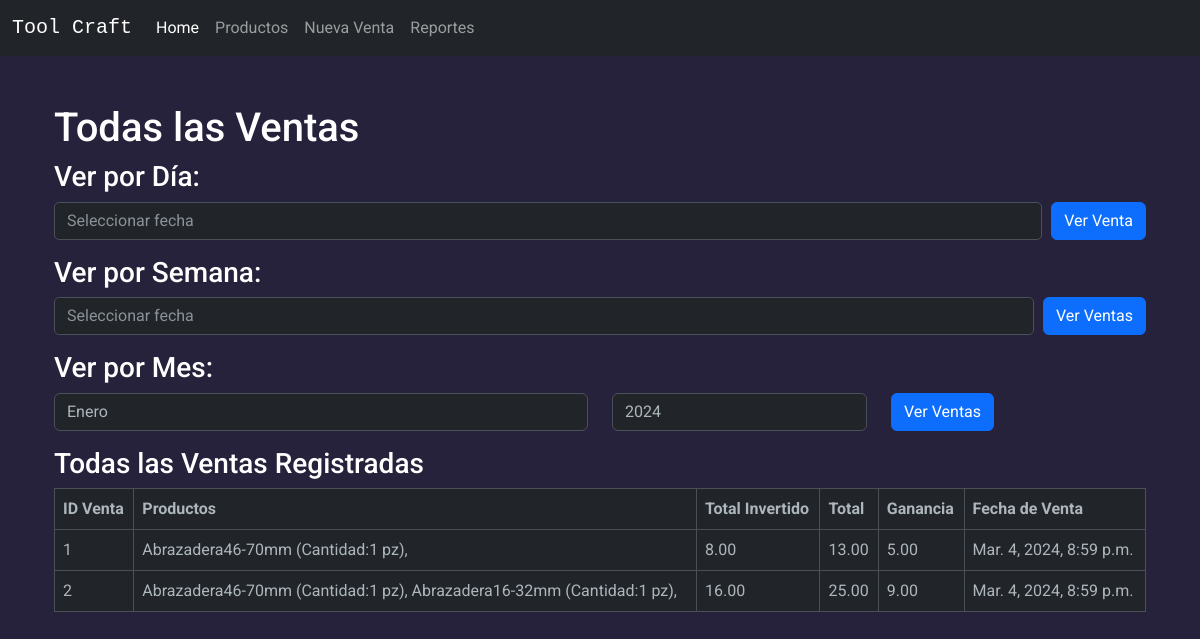
The page /todas-las-ventas/ on the database as committed earlier.
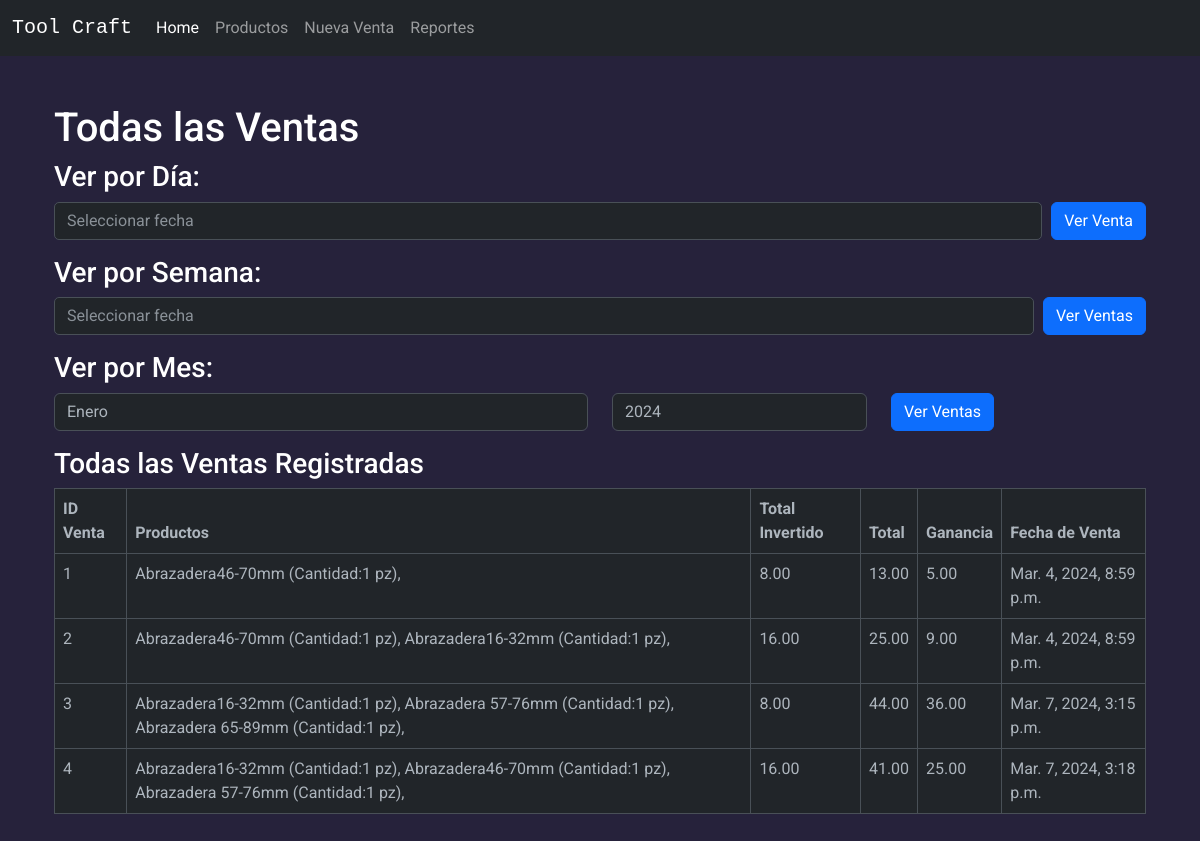
The same page on the database as committed later.
### Venta/models.py (models this page shows, shortened)
class VentaModel(models.Model):
    total = models.DecimalField(max_digits=10, decimal_places=2)
    total_invertido = models.DecimalField(max_digits=10, decimal_places=2, null= True, default=0)
    ganancia=models.DecimalField(max_digits=10,decimal_places=2,null=True, default=0)
    fecha_venta = models.DateTimeField(auto_now_add=True)

class DetalleVenta(models.Model):
    venta = models.ForeignKey(VentaModel, related_name='detalle', on_delete=models.CASCADE)
    producto = models.ForeignKey(Producto, on_delete=models.CASCADE)
    cantidad = models.PositiveIntegerField()
    precio_unitario = models.DecimalField(max_digits=10, decimal_places=2)
    total = models.DecimalField(max_digits=10, decimal_places=2)

### Inventario/models.py (models this page shows, shortened)
class Producto(models.Model):
    nombre = models.CharField(max_length=255, verbose_name='Nombre del Producto')
    medida = models.CharField(max_length=255, verbose_name='Medida (por ejemplo: cm, pulg, kg, oz o litros)', blank=True, null=True,)
    codigo_barras = models.CharField(max_length=255, verbose_name="Codigo de Barra", blank=True, null=True,)
    codigo_producto = models.CharField(blank=True, null=True, max_length=25, verbose_name='Codigo Producto')
    existencia = models.PositiveIntegerField(verbose_name='Existencias Disponible', blank=True, null=True,)
    precio_venta = models.DecimalField(max_digits=10, decimal_places=2, verbose_name='Precio de Venta', blank=True, null=True,)
    precio_compra = models.DecimalField(max_digits=10, decimal_places=2, verbose_name='Precio de Compra', default=0)
    fecha_creacion = models.DateField(auto_now_add=True, verbose_name='Fecha de Creación')
    imagen = models.ImageField(blank=True, null=True, verbose_name='Imagen del Producto')
    class Meta:
        verbose_name_plural = 'Productos'

### Venta/views.py (the view)
# urls.py: path('todas-las-ventas/', todas_las_ventas, name='todas_las_ventas'),
def todas_las_ventas(request):
    ventas = VentaModel.objects.all()
    ventas_detalles = [venta.detalle.all() for venta in ventas]
    if request.method == 'POST':
        form = MesAnoForm(request.POST)
        if form.is_valid():
            mes = form.cleaned_data['mes']
            ano = form.cleaned_data['ano']
            return HttpResponseRedirect(f'/ventas-por-mes/{ano}/{mes}/')
    else:
        form = MesAnoForm()
    context = {'ventas': ventas, 'ventas_detalles': ventas_detalles, 'form': form}
    return render(request, 'todas_las_ventas.html', context)

### Venta/forms.py
class MesAnoForm(forms.Form):
    MESES = [
        (1, 'Enero'), (2, 'Febrero'), (3, 'Marzo'), (4, 'Abril'),
        (5, 'Mayo'), (6, 'Junio'), (7, 'Julio'), (8, 'Agosto'),
        (9, 'Septiembre'), (10, 'Octubre'), (11, 'Noviembre'), (12, 'Diciembre')
    ]
    ANOS = [(year, str(year)) for year in range(2024, 2034)]
    mes = forms.ChoiceField(
        choices=MESES,
        label='Mes',
        widget=forms.Select(attrs={'class': 'form-control'})
    )
    ano = forms.ChoiceField(
        choices=ANOS,
        label='Año',
        widget=forms.Select(attrs={'class': 'form-control'})
    )

### Venta/context_processor.py (called while the page is built)
def total_venta(request):
    total = float(0)
    if request.user.is_authenticated:
        if "venta" in request.session:
            for key, value in request.session["venta"].items():
                total += float(value.get("acumulado", 0))
    request.session["total_venta"] = total
    request.session.modified = True
    return {"total_venta": total}

### Venta/templates/todas_las_ventas.html (shortened to what this page needs)
{% extends 'base.html' %}
{% block extra_css %}
  <link rel="stylesheet" href="https://code.jquery.com/ui/1.12.1/themes/base/jquery-ui.css">
{% endblock %}
{% block content %}
  <div class="container mt-4">
    <h1>Todas las Ventas</h1>
    <div class="mb-3">
      <h3>Ver por Día:</h3>
      <div class="input-group">
        <input class="form-control" type="text" id="datepickerDia" placeholder="Seleccionar fecha" style="border-radius: 5px;">
        <div class="input-group-append">
          <button class="btn btn-primary" id="buscarVentasDia" type="button" style="margin-left: 10px;">Ver Venta</button>
        </div>
      </div>
    </div>
    <div class="mb-3">
      <h3>Ver por Semana:</h3>
      <form id="semanaForm" action="{% url 'enviar_semana' %}" method="get">
        <div class="input-group">
          <input type="text" id="datepickerSemana" class="form-control" placeholder="Seleccionar fecha" name="fecha_seleccionada" style="border-radius: 5px;" required>
          <div class="input-group-append">
            <button class="btn btn-primary" type="submit" style="margin-left: 10px;">Ver Ventas</button>
          </div>
        </div>
      </form>
    </div>
    <div class="mb-3">
      <h3>Ver por Mes:</h3>
      <form method="post" action="{% url 'ventas_por_mes' %}" class="row">
        <div class="form-group col-md-6">
          {{ form.mes }}
        </div>
        <div class="form-group col-md-3">
          {{ form.ano }}
        </div>
        <div class="form-group col-md-3">
          <button class="btn btn-primary" type="submit">Ver Ventas</button>
        </div>
      </form>
    </div>
    <h3>Todas las Ventas Registradas</h3>
    {% if ventas %}
      <table class="table table-bordered">
        <thead>
          <tr>
            <th scope="col">ID Venta</th>
            <th scope="col">Productos</th>
            <th scope="col">Total Invertido</th>
            <th scope="col">Total</th>
            <th scope="col">Ganancia</th>
            <th scope="col">Fecha de Venta</th>
          </tr>
        </thead>
        <tbody>
          {% for venta in ventas %}
            <tr>
              <td>{{ venta.id }}</td>
              <td>
                {% for detalle in venta.detalle.all %}
                  {{ detalle.producto.nombre }}{{ detalle.producto.medida }} (Cantidad:{{ detalle.cantidad }} pz),
                {% endfor %}
              </td>
              <td>{{ venta.total_invertido }}</td>
              <td>{{ venta.total }}</td>
              <td>{{ venta.ganancia }}</td>
              <td>{{ venta.fecha_venta }}</td>
            </tr>
          {% endfor %}
        </tbody>
      </table>
    {% else %}
      <p>No hay ventas registradas.</p>
    {% endif %}
  </div>
{% endblock %}

### templates/base.html (shortened to what this page needs)
<!DOCTYPE html>
<html lang="es" data-bs-theme="dark">
<head>
    {% load static %}
    <link href="https://cdn.jsdelivr.net/npm/bootstrap@5.3.0/dist/css/bootstrap.min.css" rel="stylesheet">
    <link rel="stylesheet" href="https://cdnjs.cloudflare.com/ajax/libs/font-awesome/6.0.0/css/all.min.css"  />
    <link href = "{% static 'css/styleTC.css' %}" rel="stylesheet"/>
    {% block extra_css %}{% endblock %}
</head>
<body class ="text-light"style="background-color: #212529;">
    <nav class="navbar navbar-expand-lg navbar-dark bg-dark">
        <div class="container-fluid">
            <a class="navbar-brand" href="{% url 'mainpage' %}">Tool Craft</a>
            <div class="collapse navbar-collapse" id="navbarNav">
                <ul class="navbar-nav">
                    <li class="nav-item">
                        <a class="nav-link active" aria-current="page" href="{% url 'mainpage' %}">Home</a>
                    </li>
                    <li class="nav-item">
                        <a class="nav-link" href="{% url 'producto_list' %}">Productos</a>
                    </li>
                    <li class="nav-item">
                        <a class="nav-link" href="{%url 'venta_productos'%}">Nueva Venta</a>
                    </li>
                    <li class="nav-item">
                        <a class="nav-link" href="{%url 'todas_las_ventas'%}">Reportes</a>
                    </li>
                </ul>
            </div>
        </div>
    </nav>
    <div class="container mt-5 mb-5" >
    {% block content %}{% endblock %}
    </div>
</body>
</html>

### static/css/styleTC.css (style rules this page uses)
body { font-family: "Roboto", Helvetica, sans-serif; background-color: #26223b!important; color: white!important; }
h1, h2, h3, p, a { color: white; }
.navbar { font-family: "Courier New", monospace; background-color: #26223b; color: white; }
ul { padding:0; margin:0; display: flex; flex-wrap: wrap; }
ul li { list-style: none; font-family: "Roboto", Helvetica, sans-serif; }
ul li a { text-decoration: none; color: #3d3d3d; font-size: 22px; display: block; padding: 18px 15px; position: relative; }
ul li a:before { content:''; position: absolute; top: 0; left: 0; width: 100%; height: 2px; background-color: #e76e50; transform: scalex(0); transform-origin: left; transition: all 0.5s; }
ul li a:after { content:''; position: absolute; bottom: 0; left:0; width: 100%; height: 2px; background-color: #e76e50; transform: scalex(0); transform-origin: right; transition: all 0.5s; }

Rows that differ between the two databases and show on the page:
added VentaModel: id "3", total_invertido "8.00", total "44.00", ganancia "36.00", fecha_venta "Mar. 7, 2024, 3:15 p.m."
added DetalleVenta: producto.nombre "Abrazadera", producto.medida "16-32mm", cantidad "1", shown under "3"
added DetalleVenta: producto.nombre "Abrazadera", producto.medida "57-76mm", cantidad "1", shown under "3"
added DetalleVenta: producto.nombre "Abrazadera", producto.medida "65-89mm", cantidad "1", shown under "3"
added VentaModel: id "4", total_invertido "16.00", total "41.00", ganancia "25.00", fecha_venta "Mar. 7, 2024, 3:18 p.m."
added DetalleVenta: producto.nombre "Abrazadera", producto.medida "16-32mm", cantidad "1", shown under "4"
added DetalleVenta: producto.nombre "Abrazadera", producto.medida "46-70mm", cantidad "1", shown under "4"
added DetalleVenta: producto.nombre "Abrazadera", producto.medida "57-76mm", cantidad "1", shown under "4"
